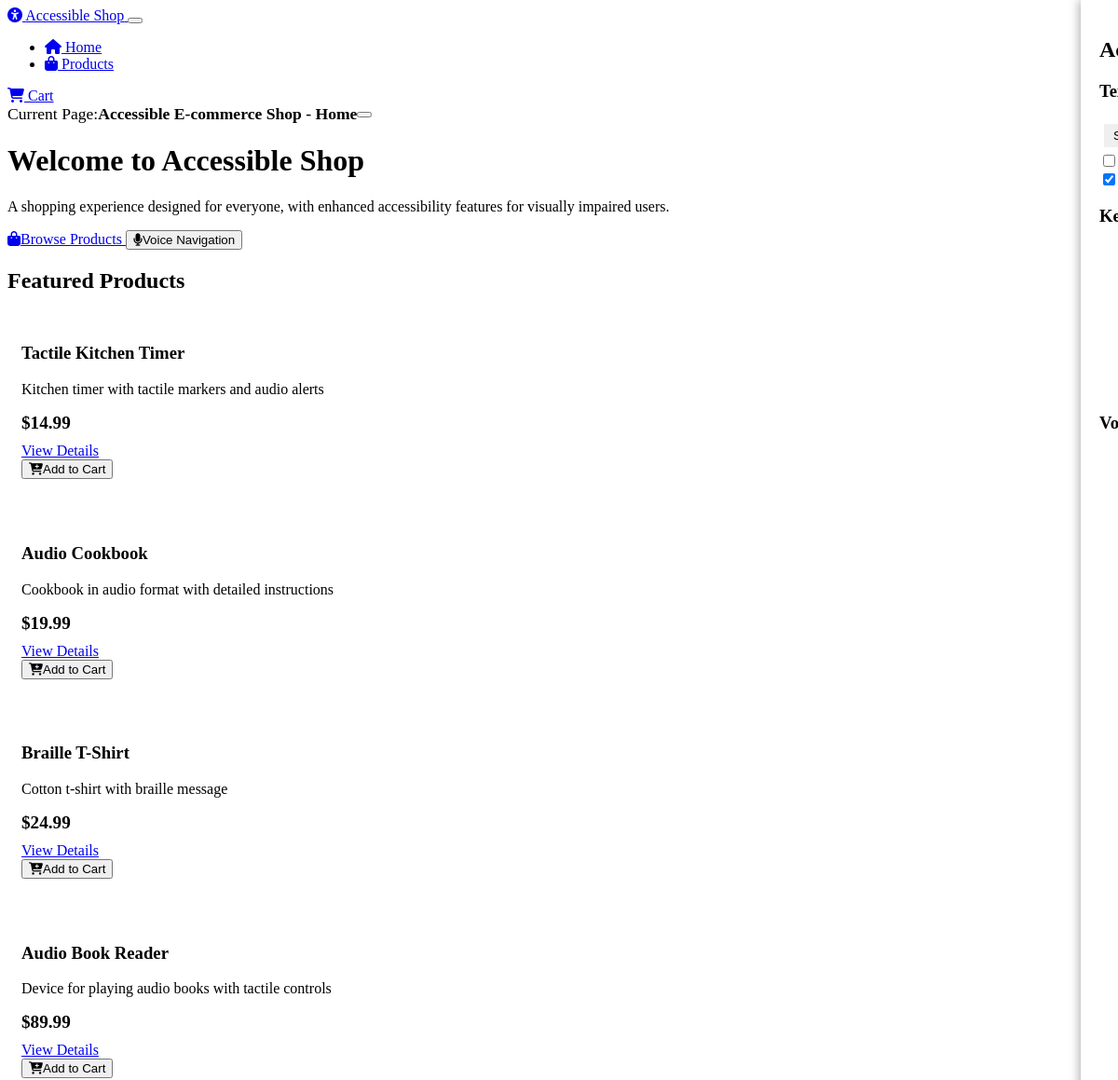
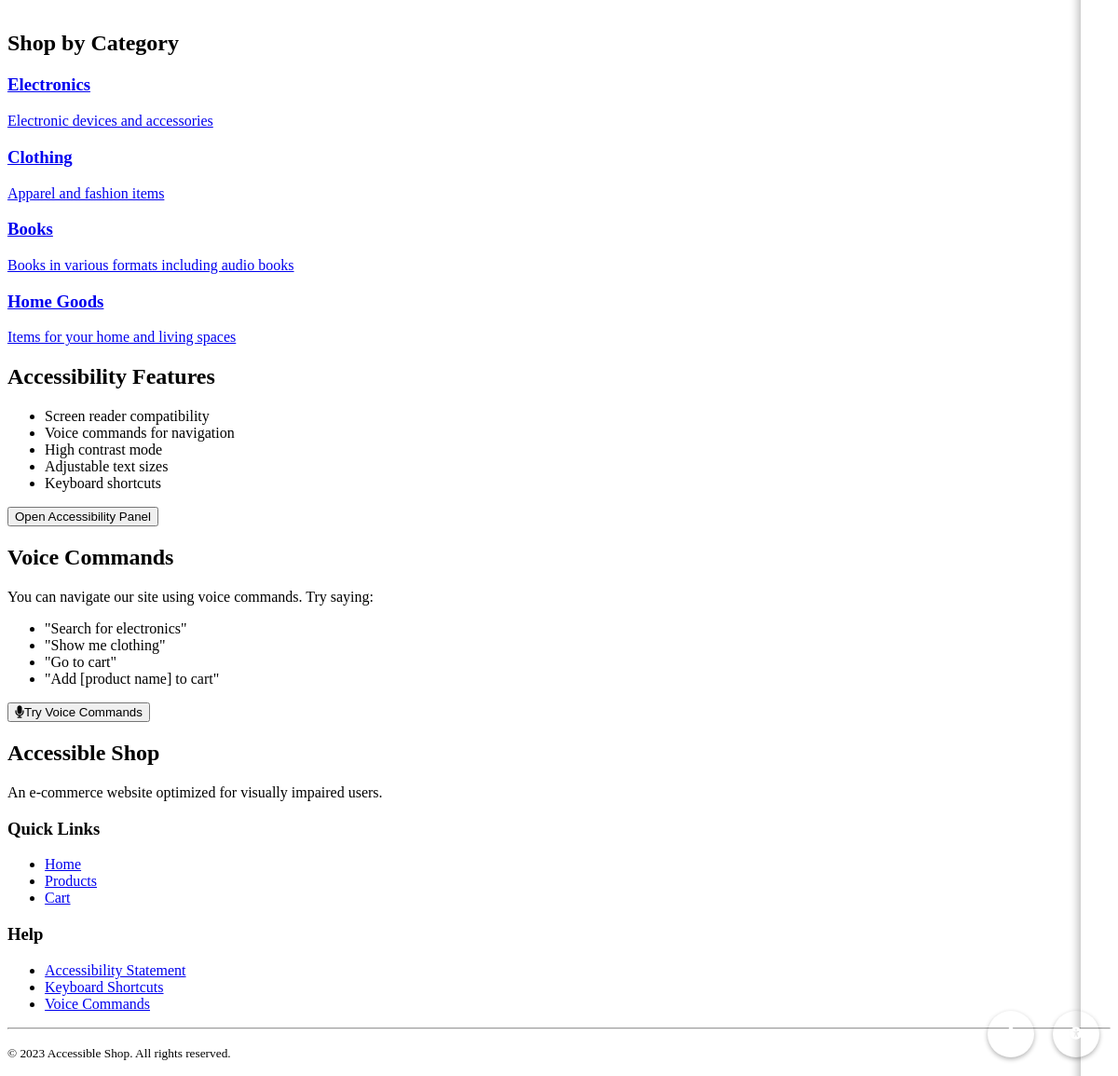
The page / on the database its author committed (2 pictures, top to bottom).
### models.py (models this page shows)
class Product(db.Model):
    id = db.Column(db.Integer, primary_key=True)
    name = db.Column(db.String(128), nullable=False)
    description = db.Column(db.Text, nullable=False)
    price = db.Column(db.Float, nullable=False)
    category_id = db.Column(db.Integer, db.ForeignKey('category.id'), nullable=False)
    in_stock = db.Column(db.Boolean, default=True)
    audio_description = db.Column(db.Text)

class Category(db.Model):
    id = db.Column(db.Integer, primary_key=True)
    name = db.Column(db.String(64), nullable=False)
    description = db.Column(db.Text)
    products = db.relationship('Product', backref='category', lazy=True)

### routes.py (the view)
@app.route('/')
def index():
    latest_products = Product.query.order_by(Product.id.desc()).limit(4).all()
    categories = Category.query.all()
    return render_template('index.html', latest_products=latest_products, categories=categories)

### routes.py (called while the page is built)
@app.context_processor
def inject_accessibility_settings():
    default_settings = {
        'text_size': 'medium',
        'high_contrast': False,
        'voice_commands': True,
        'audio_feedback': True
    }
    settings = session.get('accessibility', default_settings)
    return {'accessibility': settings}

### templates/index.html (shortened to what this page needs)
{% extends "layout.html" %}
{% block title %}Accessible E-commerce Shop - Home{% endblock %}
{% block content %}
<div class="row mb-5">
    <div class="col-12">
        <div class="p-5 mb-4 bg-dark rounded shadow-sm" aria-labelledby="welcome-heading">
            <div class="container py-3">
                <h1 id="welcome-heading" class="display-5 fw-bold">Welcome to Accessible Shop</h1>
                <p class="fs-4">A shopping experience designed for everyone, with enhanced accessibility features for visually impaired users.</p>
                <div class="my-4">
                    <a href="{{ url_for('products') }}" class="btn btn-primary btn-lg fs-5" aria-describedby="browse-products-desc">
                        <i class="fas fa-shopping-bag me-2" aria-hidden="true"></i>Browse Products
                    </a>
                    <button class="btn btn-info btn-lg fs-5 ms-2" id="intro-voice-command" aria-label="Start voice navigation">
                        <i class="fas fa-microphone me-2" aria-hidden="true"></i>Voice Navigation
                    </button>
                </div>
            </div>
        </div>
    </div>
</div>
<div class="row mb-4">
    <div class="col-12">
        <h2 class="border-bottom pb-2 mb-4">Featured Products</h2>
    </div>
</div>
<div class="row" aria-label="Featured products">
    {% for product in latest_products %}
    <div class="col-md-6 col-lg-3 mb-4">
        <article class="product-card h-100 shadow-sm" aria-labelledby="product-name-{{ product.id }}">
            <h3 id="product-name-{{ product.id }}" class="product-name h5">{{ product.name }}</h3>
            <p class="product-description">{{ product.description }}</p>
            <p class="product-price">
                <span aria-label="Price">{{ "$%.2f"|format(product.price) }}</span>
            </p>
            <div class="d-grid gap-2">
                <a href="{{ url_for('product_detail', product_id=product.id) }}" class="btn btn-outline-primary">
                    View Details
                </a>
                <form action="{{ url_for('add_to_cart') }}" method="post">
                    <button type="submit" class="btn btn-primary w-100 add-to-cart-button">
                        <i class="fas fa-cart-plus me-2" aria-hidden="true"></i>Add to Cart
                    </button>
                </form>
            </div>
        </article>
    </div>
    {% endfor %}
</div>
<div class="row mt-5">
    <div class="col-12">
        <h2 class="border-bottom pb-2 mb-4">Shop by Category</h2>
    </div>
</div>
<div class="row mb-4">
    {% for category in categories %}
    <div class="col-md-6 col-lg-3 mb-3">
        <a href="{{ url_for('products', category=category.id) }}" class="d-block text-decoration-none">
            <div class="card h-100 bg-dark hover-lift">
                <div class="card-body">
                    <h3 class="h5">{{ category.name }}</h3>
                    <p class="card-text text-muted">{{ category.description }}</p>
                </div>
            </div>
        </a>
    </div>
    {% endfor %}
</div>
<div class="row mt-5">
    <div class="col-md-6 mb-4">
        <div class="card shadow-sm bg-dark h-100">
            <div class="card-body">
                <h2 class="card-title h4">Accessibility Features</h2>
                <ul>
                    <li>Screen reader compatibility</li>
                    <li>Voice commands for navigation</li>
                    <li>High contrast mode</li>
                    <li>Adjustable text sizes</li>
                    <li>Keyboard shortcuts</li>
                </ul>
                <button id="accessibility-features-btn" class="btn btn-outline-info mt-3">
                    Open Accessibility Panel
                </button>
            </div>
        </div>
    </div>
    <div class="col-md-6 mb-4">
        <div class="card shadow-sm bg-dark h-100">
            <div class="card-body">
                <h2 class="card-title h4">Voice Commands</h2>
                <p>You can navigate our site using voice commands. Try saying:</p>
                <ul>
                    <li>"Search for electronics"</li>
                    <li>"Show me clothing"</li>
                    <li>"Go to cart"</li>
                    <li>"Add [product name] to cart"</li>
                </ul>
                <button id="voice-demo-btn" class="btn btn-outline-info mt-3">
                    <i class="fas fa-microphone me-2" aria-hidden="true"></i>Try Voice Commands
                </button>
            </div>
        </div>
    </div>
</div>
{% endblock %}

### templates/layout.html (shortened to what this page needs)
<!DOCTYPE html>
<html lang="en" data-bs-theme="dark">
<head>
    <link rel="stylesheet" href="https://cdn.replit.com/agent/bootstrap-agent-dark-theme.min.css">
    <link rel="stylesheet" href="https://cdnjs.cloudflare.com/ajax/libs/font-awesome/6.4.0/css/all.min.css">
    <link rel="stylesheet" href="{{ url_for('static', filename='css/custom.css') }}">
</head>
<body class="text-{{ accessibility.text_size }} {% if accessibility.high_contrast %}high-contrast{% endif %}">
    <nav class="navbar navbar-expand-lg navbar-dark bg-dark mb-4" aria-label="Main navigation">
        <div class="container">
            <a class="navbar-brand fs-3" href="{{ url_for('index') }}">
                <i class="fas fa-universal-access" aria-hidden="true"></i>
                <span>Accessible Shop</span>
            </a>
            <button class="navbar-toggler" type="button" data-bs-toggle="collapse" data-bs-target="#navbarMain"
                    aria-controls="navbarMain" aria-expanded="false" aria-label="Toggle navigation">
            </button>
            <div class="collapse navbar-collapse" id="navbarMain">
                <ul class="navbar-nav me-auto mb-2 mb-lg-0">
                    <li class="nav-item">
                        <a class="nav-link fs-5 {% if request.path == url_for('index') %}active{% endif %}"
                           href="{{ url_for('index') }}" aria-current="{% if request.path == url_for('index') %}page{% endif %}">
                            <i class="fas fa-home" aria-hidden="true"></i>
                            <span>Home</span>
                        </a>
                    </li>
                    <li class="nav-item">
                        <a class="nav-link fs-5 {% if request.path == url_for('products') %}active{% endif %}"
                           href="{{ url_for('products') }}" aria-current="{% if request.path == url_for('products') %}page{% endif %}">
                            <i class="fas fa-shopping-bag" aria-hidden="true"></i>
                            <span>Products</span>
                        </a>
                    </li>
                </ul>
                <div class="d-flex">
                    <a href="{{ url_for('view_cart') }}" class="btn btn-outline-light me-2" aria-label="Shopping cart">
                        <i class="fas fa-shopping-cart" aria-hidden="true"></i>
                        <span class="ms-1">Cart</span>
                    </a>
                </div>
            </div>
        </div>
    </nav>
    <main id="main-content" class="container my-4">
        <div id="current-page-indicator" class="current-page-indicator alert alert-info alert-dismissible fade show" role="status">
            Current Page: <strong>{% block page_title %}{{ self.title() }}{% endblock %}</strong>
            <button type="button" class="btn-close" data-bs-dismiss="alert" aria-label="Close"></button>
        </div>
        {% block content %}{% endblock %}
    </main>
    <footer class="py-4 bg-dark mt-5">
        <div class="container">
            <div class="row">
                <div class="col-md-6">
                    <h2 class="h5">Accessible Shop</h2>
                    <p>An e-commerce website optimized for visually impaired users.</p>
                </div>
                <div class="col-md-3">
                    <h3 class="h6">Quick Links</h3>
                    <ul class="list-unstyled">
                        <li><a href="{{ url_for('index') }}" class="text-light">Home</a></li>
                        <li><a href="{{ url_for('products') }}" class="text-light">Products</a></li>
                        <li><a href="{{ url_for('view_cart') }}" class="text-light">Cart</a></li>
                    </ul>
                </div>
                <div class="col-md-3">
                    <h3 class="h6">Help</h3>
                    <ul class="list-unstyled">
                        <li><a href="#" class="text-light">Accessibility Statement</a></li>
                        <li><a href="#" class="text-light">Keyboard Shortcuts</a></li>
                        <li><a href="#" class="text-light">Voice Commands</a></li>
                    </ul>
                </div>
            </div>
            <hr class="my-3 border-secondary">
            <p class="text-center text-muted">
                <small>© 2023 Accessible Shop. All rights reserved.</small>
            </p>
        </div>
    </footer>
    <button id="accessibility-toggle" aria-label="Toggle accessibility options">
        <i class="fas fa-universal-access" aria-hidden="true"></i>
    </button>
    <div id="accessibility-panel" class="py-3" aria-labelledby="accessibility-heading">
        <h2 id="accessibility-heading" class="h5 mb-3">Accessibility Options</h2>
        <div class="mb-3">
            <h3 class="h6">Text Size</h3>
            <div class="btn-group w-100" role="group" aria-label="Text size options">
                <button class="btn btn-outline-secondary text-size-control" data-size="small">Small</button>
            </div>
        </div>
        <div class="form-check form-switch mb-3">
            <input class="form-check-input" type="checkbox" role="switch" id="contrast-toggle">
        </div>
        <div class="form-check form-switch mb-3">
            <input class="form-check-input" type="checkbox" role="switch" id="voice-commands-toggle">
        </div>
        <h3 class="h6">Keyboard Shortcuts</h3>
        <ul class="list-group small mb-3">
        </ul>
        <h3 class="h6">Voice Commands</h3>
        <ul class="list-group small mb-3">
        </ul>
    </div>
</body>
</html>

### static/css/custom.css (style rules this page uses)
:root { --focus-outline-color: #0078d7; --focus-outline-width: 3px; --announcement-delay: 0.3s; }
body.text-medium { font-size: 16px !important; }
#accessibility-panel { position: fixed; right: -300px; top: 0; width: 300px; height: 100%; background-color: var(--bs-dark); z-index: 1050; padding: 20px; box-shadow: -2px 0 10px rgba(0, 0, 0, 0.3); transition: right 0.3s ease-in-out; overflow-y: auto; }
#accessibility-toggle { position: fixed; right: 20px; bottom: 20px; z-index: 1051; width: 50px; height: 50px; border-radius: 50%; background-color: var(--bs-primary); color: white; border: none; box-shadow: 0 2px 5px rgba(0, 0, 0, 0.3); display: flex; align-items: center; justify-content: center; }
.text-size-control { padding: 5px 10px; margin: 5px; border: 1px solid var(--bs-secondary); }
.product-card { border: 1px solid var(--bs-border-color); border-radius: 0.25rem; padding: 15px; margin-bottom: 20px; transition: transform 0.2s, box-shadow 0.2s; }
.product-price { font-size: 1.2rem; font-weight: bold; margin: 10px 0; }
.current-page-indicator { margin-bottom: 20px; border-left: 5px solid var(--bs-info); background-color: var(--bs-dark); color: var(--bs-light); font-size: 1.1rem; display: flex; align-items: center; animation: slide-in 0.5s ease-out; }

### rows shown on the page
Product: name "Tactile Kitchen Timer", description "Kitchen timer with tactile markers and audio alerts", price "$14.99"
Product: name "Audio Cookbook", description "Cookbook in audio format with detailed instructions", price "$19.99"
Product: name "Braille T-Shirt", description "Cotton t-shirt with braille message", price "$24.99"
Product: name "Audio Book Reader", description "Device for playing audio books with tactile controls", price "$89.99"
Category: name "Electronics", description "Electronic devices and accessories"
Category: name "Clothing", description "Apparel and fashion items"
Category: name "Books", description "Books in various formats including audio books"
Category: name "Home Goods", description "Items for your home and living spaces"
